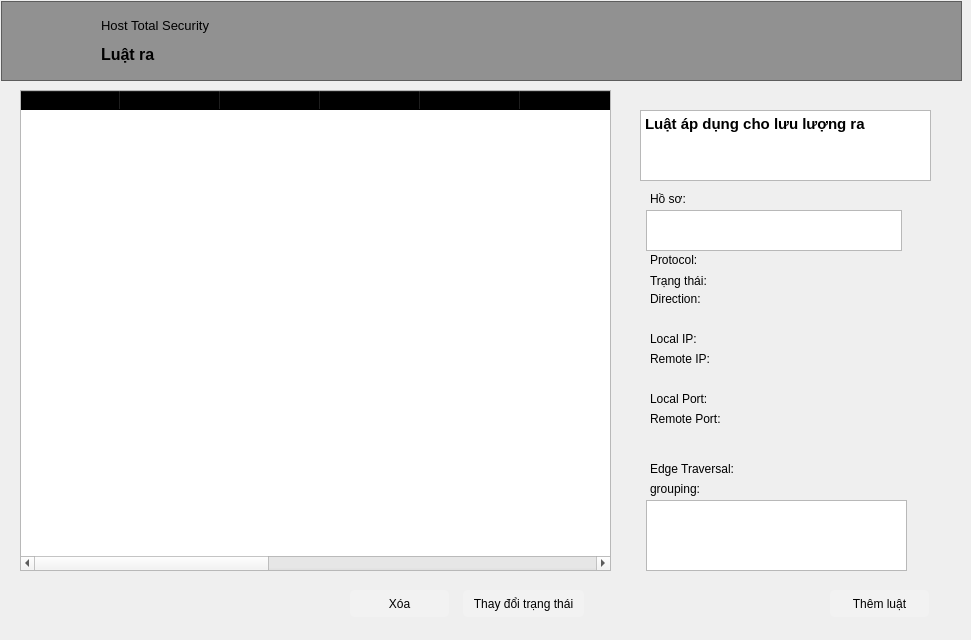
    <widget class="QWidget" name="page_34">
     <widget class="QFrame" name="frame_30">
      <property name="geometry">
       <rect>
        <x>1</x>
        <y>1</y>
        <width>961</width>
        <height>80</height>
       </rect>
      </property>
      <property name="styleSheet">
       <string notr="true">#frame_30{
background: rgba(51,51,51,0.5);
}</string>
      </property>
      <property name="frameShape">
       <enum>QFrame::StyledPanel</enum>
      </property>
      <property name="frameShadow">
       <enum>QFrame::Raised</enum>
      </property>
      <widget class="QLabel" name="back_rule_management_1">
       <property name="geometry">
        <rect>
         <x>20</x>
         <y>10</y>
         <width>60</width>
         <height>60</height>
        </rect>
       </property>
       <property name="cursor">
        <cursorShape>PointingHandCursor</cursorShape>
       </property>
       <property name="text">
        <string/>
       </property>
       <property name="pixmap">
        <pixmap>icon/arrowhead_left.png</pixmap>
       </property>
      </widget>
      <widget class="QLabel" name="label_149">
       <property name="geometry">
        <rect>
         <x>100</x>
         <y>10</y>
         <width>231</width>
         <height>61</height>
        </rect>
       </property>
       <property name="text">
        <string>&lt;html&gt;&lt;head/&gt;&lt;body&gt;&lt;p&gt;&lt;span style=&quot; font-size:10pt;&quot;&gt;Host Total Security&lt;/span&gt;&lt;/p&gt;&lt;p&gt;&lt;span style=&quot; font-size:12pt; font-weight:600;&quot;&gt;Luật ra&lt;/span&gt;&lt;/p&gt;&lt;/body&gt;&lt;/html&gt;</string>
       </property>
      </widget>
     </widget>
     <widget class="QWidget" name="widget_26" native="true">
      <property name="geometry">
       <rect>
        <x>10</x>
        <y>90</y>
        <width>931</width>
        <height>541</height>
       </rect>
      </property>
      <widget class="QTableWidget" name="out_traffic">
       <property name="geometry">
        <rect>
         <x>10</x>
         <y>0</y>
         <width>591</width>
         <height>481</height>
        </rect>
       </property>
       <property name="styleSheet">
        <string notr="true">QHeaderView::section
{
  background-color: transparent;
  text-align: left;
  padding-left: 12px;
   border-bottom:1px solid rgba(255,255,255,0.1)
}

QTableWidget::item {
    padding-left: 10px;
  border: 0px;
  border-bottom: 1px solid #454545;
}

QTableWidget::item::selected {
    background: rgba(255,255,255,0.05);
}

</string>
       </property>
       <column>
        <property name="text">
         <string>Tên luật</string>
        </property>
       </column>
       <column>
        <property name="text">
         <string>New Column</string>
        </property>
       </column>
       <column>
        <property name="text">
         <string>Trạng thái</string>
        </property>
       </column>
       <column>
        <property name="text">
         <string>New Column</string>
        </property>
       </column>
       <column>
        <property name="text">
         <string>New Column</string>
        </property>
       </column>
       <column>
        <property name="text">
         <string>New Column</string>
        </property>
       </column>
       <column>
        <property name="text">
         <string>New Column</string>
        </property>
       </column>
       <column>
        <property name="text">
         <string>Giao thức</string>
        </property>
       </column>
       <column>
        <property name="text">
         <string>New Column</string>
        </property>
       </column>
       <column>
        <property name="text">
         <string>New Column</string>
        </property>
       </column>
       <column>
        <property name="text">
         <string>New Column</string>
        </property>
       </column>
       <column>
        <property name="text">
         <string>Hành động</string>
        </property>
       </column>
      </widget>
      <widget class="QWidget" name="widget_76" native="true">
       <property name="geometry">
        <rect>
         <x>610</x>
         <y>0</y>
         <width>321</width>
         <height>531</height>
        </rect>
       </property>
       <property name="styleSheet">
        <string notr="true">#widget_73{
background: rgba(255,255,255,0.05);
}</string>
       </property>
       <widget class="QTextBrowser" name="ruleName_2">
        <property name="geometry">
         <rect>
          <x>20</x>
          <y>20</y>
          <width>291</width>
          <height>71</height>
         </rect>
        </property>
        <property name="html">
         <string>&lt;!DOCTYPE HTML PUBLIC &quot;-//W3C//DTD HTML 4.0//EN&quot; &quot;http://www.w3.org/TR/REC-html40/strict.dtd&quot;&gt;
&lt;html&gt;&lt;head&gt;&lt;meta name=&quot;qrichtext&quot; content=&quot;1&quot; /&gt;&lt;style type=&quot;text/css&quot;&gt;
p, li { white-space: pre-wrap; }
&lt;/style&gt;&lt;/head&gt;&lt;body style=&quot; font-family:'MS Shell Dlg 2'; font-size:8.25pt; font-weight:400; font-style:normal;&quot;&gt;
&lt;p style=&quot; margin-top:0px; margin-bottom:0px; margin-left:0px; margin-right:0px; -qt-block-indent:0; text-indent:0px;&quot;&gt;&lt;span style=&quot; font-size:11pt; font-weight:600;&quot;&gt;Luật áp dụng cho lưu lượng ra&lt;/span&gt;&lt;/p&gt;&lt;/body&gt;&lt;/html&gt;</string>
        </property>
       </widget>
       <widget class="QLabel" name="profile_2">
        <property name="geometry">
         <rect>
          <x>30</x>
          <y>100</y>
          <width>261</width>
          <height>17</height>
         </rect>
        </property>
        <property name="text">
         <string>Hồ sơ:</string>
        </property>
       </widget>
       <widget class="QLabel" name="label_400">
        <property name="geometry">
         <rect>
          <x>30</x>
          <y>180</y>
          <width>61</width>
          <height>21</height>
         </rect>
        </property>
        <property name="text">
         <string>Trạng thái:</string>
        </property>
       </widget>
       <widget class="QLabel" name="enabled_2">
        <property name="geometry">
         <rect>
          <x>87</x>
          <y>180</y>
          <width>211</width>
          <height>20</height>
         </rect>
        </property>
        <property name="text">
         <string/>
        </property>
       </widget>
       <widget class="QLabel" name="direction_2">
        <property name="geometry">
         <rect>
          <x>90</x>
          <y>200</y>
          <width>221</width>
          <height>17</height>
         </rect>
        </property>
        <property name="text">
         <string/>
        </property>
       </widget>
       <widget class="QLabel" name="label_403">
        <property name="geometry">
         <rect>
          <x>30</x>
          <y>200</y>
          <width>61</width>
          <height>17</height>
         </rect>
        </property>
        <property name="text">
         <string>Direction:</string>
        </property>
       </widget>
       <widget class="QLabel" name="localIP_2">
        <property name="geometry">
         <rect>
          <x>90</x>
          <y>240</y>
          <width>221</width>
          <height>17</height>
         </rect>
        </property>
        <property name="text">
         <string/>
        </property>
       </widget>
       <widget class="QLabel" name="label_408">
        <property name="geometry">
         <rect>
          <x>30</x>
          <y>240</y>
          <width>51</width>
          <height>17</height>
         </rect>
        </property>
        <property name="text">
         <string>Local IP:</string>
        </property>
       </widget>
       <widget class="QLabel" name="remoteIP_2">
        <property name="geometry">
         <rect>
          <x>100</x>
          <y>260</y>
          <width>221</width>
          <height>17</height>
         </rect>
        </property>
        <property name="text">
         <string/>
        </property>
       </widget>
       <widget class="QLabel" name="label_409">
        <property name="geometry">
         <rect>
          <x>30</x>
          <y>260</y>
          <width>71</width>
          <height>17</height>
         </rect>
        </property>
        <property name="text">
         <string>Remote IP:</string>
        </property>
       </widget>
       <widget class="QLabel" name="label_429">
        <property name="geometry">
         <rect>
          <x>30</x>
          <y>160</y>
          <width>51</width>
          <height>20</height>
         </rect>
        </property>
        <property name="text">
         <string>Protocol:</string>
        </property>
       </widget>
       <widget class="QLabel" name="label_430">
        <property name="geometry">
         <rect>
          <x>30</x>
          <y>320</y>
          <width>71</width>
          <height>17</height>
         </rect>
        </property>
        <property name="text">
         <string>Remote Port:</string>
        </property>
       </widget>
       <widget class="QLabel" name="remotePort_2">
        <property name="geometry">
         <rect>
          <x>110</x>
          <y>320</y>
          <width>221</width>
          <height>17</height>
         </rect>
        </property>
        <property name="text">
         <string/>
        </property>
       </widget>
       <widget class="QLabel" name="label_431">
        <property name="geometry">
         <rect>
          <x>30</x>
          <y>300</y>
          <width>61</width>
          <height>17</height>
         </rect>
        </property>
        <property name="text">
         <string>Local Port:</string>
        </property>
       </widget>
       <widget class="QLabel" name="localPort_2">
        <property name="geometry">
         <rect>
          <x>100</x>
          <y>300</y>
          <width>221</width>
          <height>17</height>
         </rect>
        </property>
        <property name="text">
         <string/>
        </property>
       </widget>
       <widget class="QLabel" name="rule_protocol_2">
        <property name="geometry">
         <rect>
          <x>87</x>
          <y>160</y>
          <width>221</width>
          <height>20</height>
         </rect>
        </property>
        <property name="text">
         <string/>
        </property>
       </widget>
       <widget class="QLabel" name="label_405">
        <property name="geometry">
         <rect>
          <x>30</x>
          <y>390</y>
          <width>261</width>
          <height>17</height>
         </rect>
        </property>
        <property name="text">
         <string>grouping:</string>
        </property>
       </widget>
       <widget class="QTextBrowser" name="grouping_2">
        <property name="geometry">
         <rect>
          <x>26</x>
          <y>410</y>
          <width>261</width>
          <height>71</height>
         </rect>
        </property>
       </widget>
       <widget class="QTextBrowser" name="profiles_2">
        <property name="geometry">
         <rect>
          <x>26</x>
          <y>120</y>
          <width>256</width>
          <height>41</height>
         </rect>
        </property>
       </widget>
       <widget class="QLabel" name="edgeTraversal_2">
        <property name="geometry">
         <rect>
          <x>130</x>
          <y>370</y>
          <width>171</width>
          <height>17</height>
         </rect>
        </property>
        <property name="text">
         <string/>
        </property>
       </widget>
       <widget class="QLabel" name="label_432">
        <property name="geometry">
         <rect>
          <x>30</x>
          <y>370</y>
          <width>91</width>
          <height>17</height>
         </rect>
        </property>
        <property name="text">
         <string>Edge Traversal:</string>
        </property>
       </widget>
       <widget class="QPushButton" name="add_rule_out">
        <property name="geometry">
         <rect>
          <x>210</x>
          <y>500</y>
          <width>99</width>
          <height>27</height>
         </rect>
        </property>
        <property name="cursor">
         <cursorShape>PointingHandCursor</cursorShape>
        </property>
        <property name="styleSheet">
         <string notr="true">QPushButton {
background: rgba(255,255,255,0.2);
border-radius: 5px;
}

QPushButton::hover {
background: rgba(255,255,255,0.3);
}
</string>
        </property>
        <property name="text">
         <string>Thêm luật</string>
        </property>
       </widget>
      </widget>
      <widget class="QPushButton" name="change_state_out">
       <property name="geometry">
        <rect>
         <x>453</x>
         <y>500</y>
         <width>121</width>
         <height>27</height>
        </rect>
       </property>
       <property name="cursor">
        <cursorShape>PointingHandCursor</cursorShape>
       </property>
       <property name="styleSheet">
        <string notr="true">QPushButton {
background: rgba(255,255,255,0.2);
border-radius: 5px;
}

QPushButton::hover {
background: rgba(255,255,255,0.3);
}
</string>
       </property>
       <property name="text">
        <string>Thay đổi trạng thái</string>
       </property>
      </widget>
      <widget class="QPushButton" name="remove_rule_out">
       <property name="geometry">
        <rect>
         <x>340</x>
         <y>500</y>
         <width>99</width>
         <height>27</height>
        </rect>
       </property>
       <property name="cursor">
        <cursorShape>PointingHandCursor</cursorShape>
       </property>
       <property name="styleSheet">
        <string notr="true">QPushButton {
background: rgba(255,255,255,0.2);
border-radius: 5px;
}

QPushButton::hover {
background: rgba(255,255,255,0.3);
}
</string>
       </property>
       <property name="text">
        <string>Xóa</string>
       </property>
      </widget>
     </widget>
    </widget>
